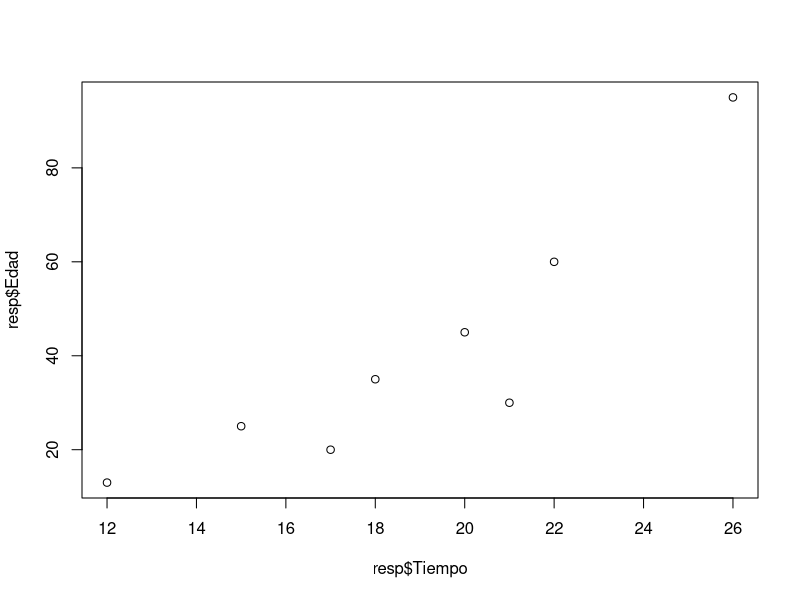
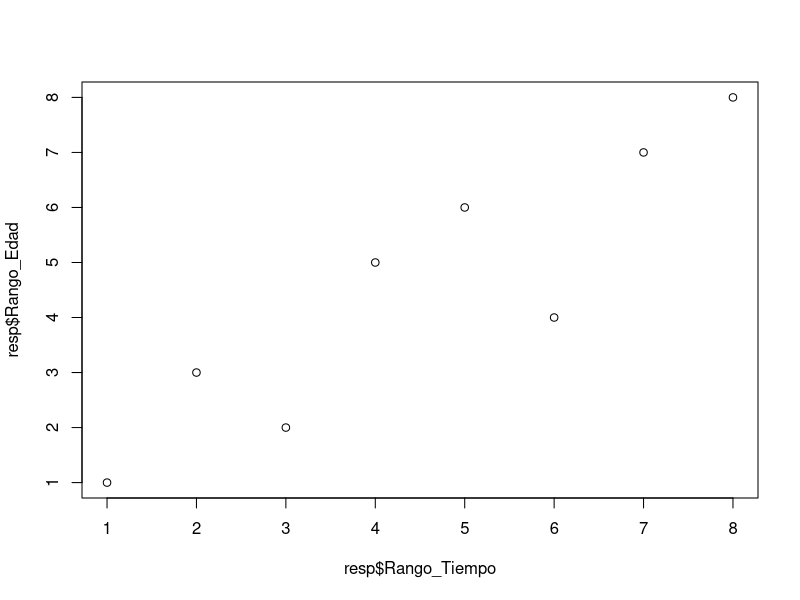

The R script that drew these images, in order:
#======================================================================

resp <- data.frame(
  Tiempo = c(12, 15, 17, 18, 20, 21, 22, 26),
  Edad = c(13, 25, 20, 35, 45, 30, 60, 95)
)
resp
#=====================================================================
# Crear nuevas columnas con los rangos (1 a 8)

resp$Rango_Tiempo <- rank(resp$Tiempo, ties.method = "first")
resp$Rango_Edad <- rank(resp$Edad, ties.method = "first")

# Ver resultado
resp
#======================================================================
# Graficos

plot(resp$Tiempo, resp$Edad)
plot(resp$Rango_Tiempo, resp$Rango_Edad)

resp$dif <- resp$Rango_Tiempo - resp$Rango_Edad
resp$dis2 <- resp$dif^2
sum(resp$dis2)

cor.test(resp$Rango_Tiempo, resp$Rango_Edad, method = "spearman")
cor.test(resp$Tiempo, resp$Edad, method = "spearman")

#======================================================================
# Correlacion Tall Kendall
tau <- data.frame(
  A = c(1, 2, 3, 4, 5, 6),
  B = c(3, 1, 4, 2, 6, 5)
)
cor.test(tau$A, tau$B, method = "kendall")

#=====================================================================
# Correlacion biserial
set.seed(123) #Para Reproducibilidad

# Número de observaciones
n <- 20
# Generar horas de estudio (Entre 1 y 10)
Horas_estudio <- sample(1:10, n, replace = TRUE)

# Asignar probabilidad de aprobar en funcion de horas de estudio
# a mas horas, mas alta la probabilidad
Resultado <- sapply(Horas_estudio, function(horas){
  ifelse(runif(1) < (horas / 10), "Aprobado", "Reprobado")
})

# Crear data frame
estudio <- data.frame(
  Estudiante = 1:n,
  Horas_estudio,
  Resultado
)

# Crear variable dicotomica: 1 = Apobado, 0 = Reprobado
estudio$Resultado_bin <- ifelse(estudio$Resultado == "Aprobado", 1, 0)
head(estudio)
